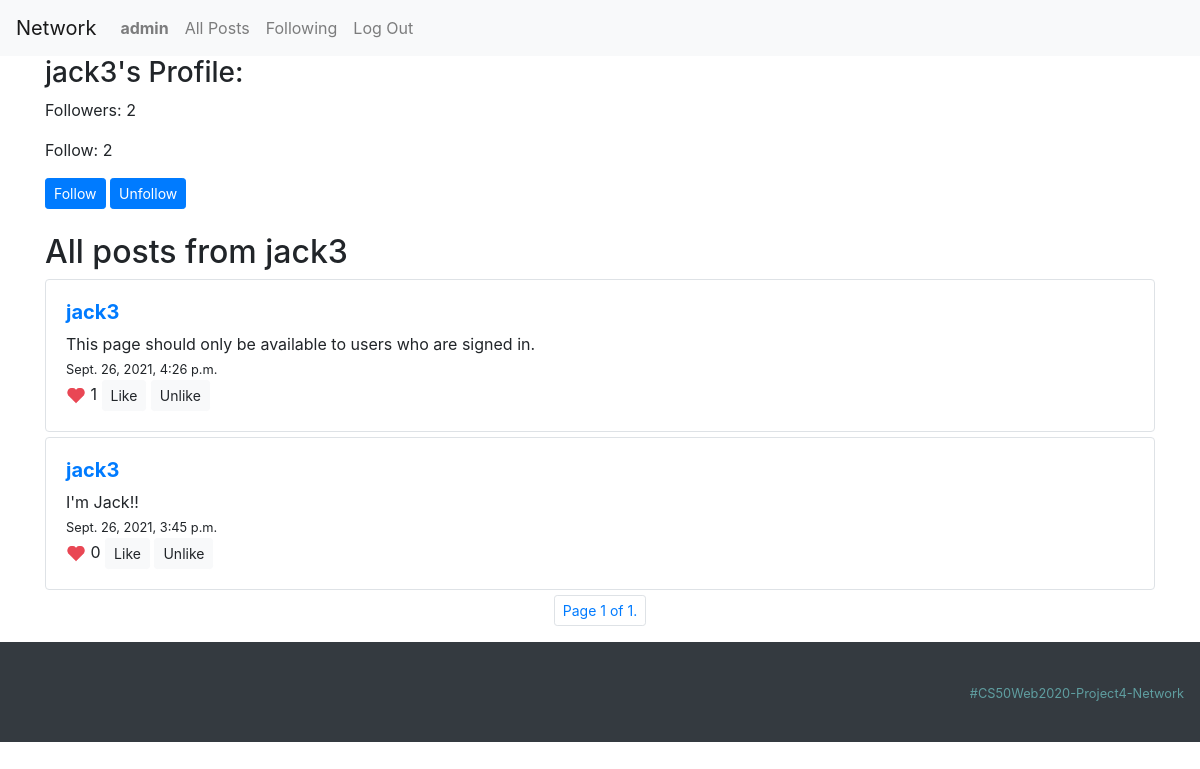
Before: /profile/jack3 (signed in) with the older database file.
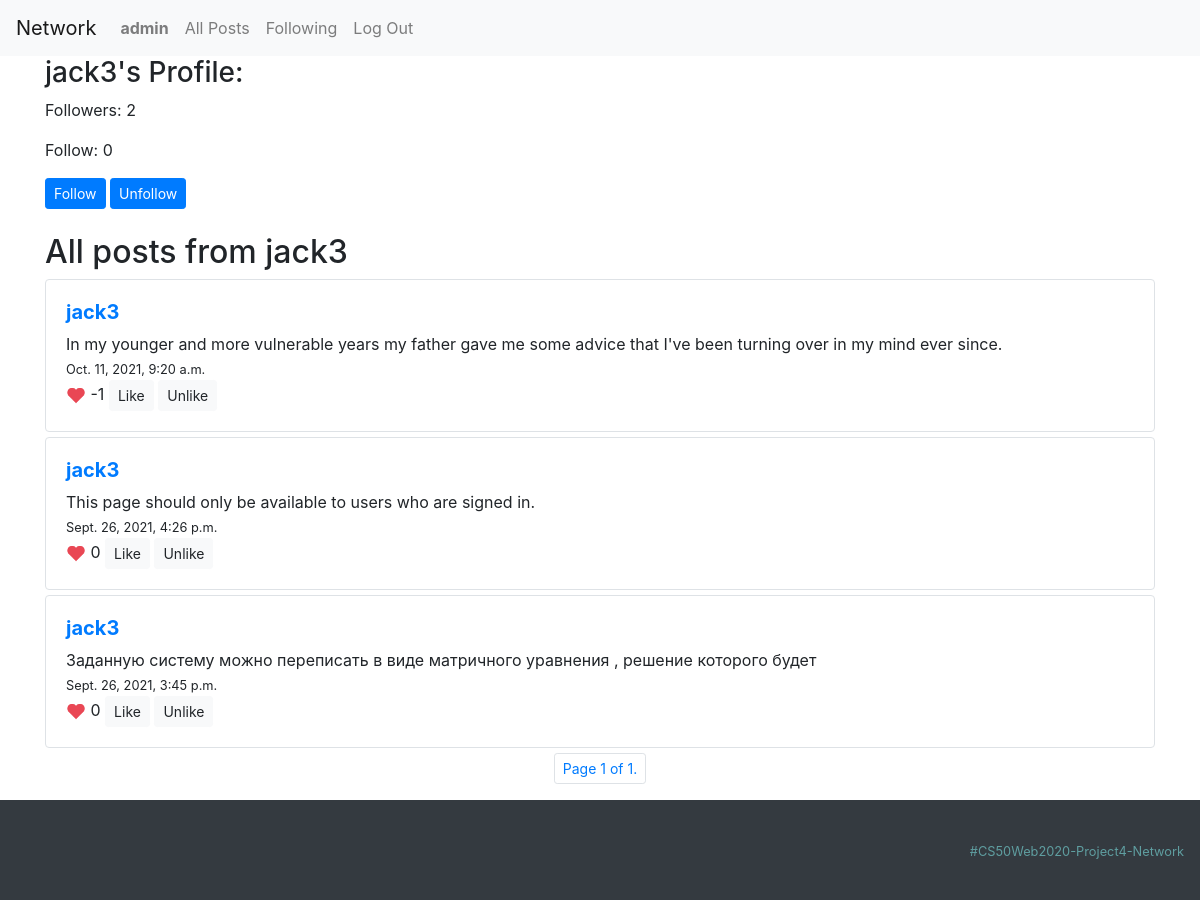
After: the same page with the newer database file.
### network/models.py (models this page shows, shortened)
class User(AbstractUser):
    followers = models.ManyToManyField("self", blank=True, symmetrical=False, related_name="follow")
    def __str__(self):
        return f"{self.username}"

class Post(models.Model):
    user = models.ForeignKey(User, on_delete=models.CASCADE)
    post = models.CharField(max_length=300)
    created = models.DateTimeField(auto_now_add=True, blank=True)
    likes = models.ManyToManyField(User, blank=True, related_name="likepost")
    unlikes = models.ManyToManyField(User, blank=True, related_name="unlikepost")
    def likes_counter(self):
        return self.likes.all().count() - self.unlikes.all().count()

### network/views.py (the view)
# urls.py: path("profile/<str:username>", views.user_profile, name="profile"),
@login_required(redirect_field_name='index')
def user_profile(request, username):
    user_info = User.objects.get(username = username)
    user_posts = Post.objects.filter(user_id = user_info.id).order_by("-created")
    paginator = Paginator(user_posts, 5) # Show 5 contacts per page.
    page_number = request.GET.get('page')
    posts = paginator.get_page(page_number)
    return render(request, "network/profile.html", {
        "curent_user_id": user_info.id,
        "username": username,
        "followers": user_info.followers.count(),
        "follow": user_info.follow.count(),
        "posts": posts,
        "header": "All posts from " + username
    })

### network/templates/network/profile.html
{% extends "network/layout.html" %}
{% block body %}
{% if user.is_authenticated %}
{% load static %}
    <h3>{{ username }}'s Profile: </h3>
    <p id="num_followers">Followers: {{ followers }}</p>
    <p id="num_follow">Follow: {{ follow }}</p>
    {% if user.username != username %}
      <button type="button" class="btn btn-primary btn-sm" onClick="follow({{curent_user_id}}, x='follow')">Follow</button>
      <button type="button" class="btn btn-primary btn-sm" onClick="follow({{curent_user_id}}, x='unfollow')">Unfollow</button>
      <br><br>
    {% endif %}
{% include 'network/posts.html' %}
{% endif %}
{% endblock %}

### network/templates/network/layout.html (shortened to what this page needs)
{% load static %}
<!DOCTYPE html>
<html lang="en">
    <head>
        <link rel="stylesheet" href="https://stackpath.bootstrapcdn.com/bootstrap/4.4.1/css/bootstrap.min.css">
        <link rel="stylesheet" href="{% static 'network/styles.css' %}">
    </head>
    <body>
        <nav class="navbar navbar-expand-lg navbar-light bg-light">
            <a class="navbar-brand" href="{% url 'index' %}">Network</a>
            <div>
              <ul class="navbar-nav mr-auto">
                {% if user.is_authenticated %}
                    <li class="nav-item">
                        <a class="nav-link" href="profile/{{ user.username }}"><strong>{{ user.username }}</strong></a>
                    </li>
                {% endif %}
                <li class="nav-item">
                  <a class="nav-link" href="{% url 'index' %}">All Posts</a>
                </li>
                {% if user.is_authenticated %}
                    <li class="nav-item">
                        <a class="nav-link" href="{% url 'following' %}">Following</a>
                    </li>
                    <li class="nav-item">
                        <a class="nav-link" href="{% url 'logout' %}">Log Out</a>
                    </li>
                {% endif %}
              </ul>
            </div>
          </nav>
        <div class="container">
            {% block body %}
            {% endblock %}
        </div>
        <nav class="navbar navbar-expand-lg navbar-light bg-dark">
            <div class="footer"><small style="color: cadetblue">#CS50Web2020-Project4-Network</small
            </div>
        </nav>
    </body>
</html>

### network/templates/network/posts.html (shortened to what this page needs)
{% load static %}
<div id="posts-view" class="">
  <h2>{{header}}</h2>
  {% for post in posts %}
    <div id="{{ post.id }}" class="border rounded">
      <a href="{% url 'profile' post.user %}">
      <h5><strong>{{ post.user }}</strong></h5></a>
      <div id="post{{ post.id }}-text">{{ post.post }}</div>
      <span><small>{{ post.created }}</small></span><br>
      <img src="{% static 'network/img/Instagram-Like-Icon-72x72.png' %}" width="20px">
      <span id="likes-counter-{{post.id}}">{{ post.likes_counter }}</span>
      <button id="like" class="btn btn-light btn-sm" onClick="vote(this, {{user.id}}, x='like')">Like</button>
      <button id="unlike" class="btn btn-light btn-sm" onClick="vote(this, {{user.id}}, x='unlike')">Unlike</button>
    </div>
  {% endfor %}
  {% include 'network/pagination.html' %}
  </div>

### network/templates/network/pagination.html (shortened to what this page needs)
{% block pagination %}
<nav>
  <ul class="pagination pagination-sm justify-content-center">
    <li class="page-item">
    <span class="page-link">
        Page {{ posts.number }} of {{ posts.paginator.num_pages }}.
    </span>
    </li>
  </ul>
</nav>
{% endblock %}

### network/static/network/styles.css (style rules this page uses)
.border { padding: 20px; margin-top: 5px; margin-bottom: 5px; }
.footer { padding: 30px 0; right: 0px; top: 50%; width: 100%; height: 100%; text-align: right; }

Changed rows visible on the page:
added Post: user "jack3", post "In my younger and more vulnerable years my father gave me some advice that I've been turning over in my mind ever since.", created "Oct. 11, 2021, 9:20 a.m.", likes_counter "-1"
computed for Post "This page should only be available to users who are signed in.": likes_counter "1" → "0"
changed Post: post "I'm Jack!!" → "Заданную систему можно переписать в виде матричного уравнения , решение которого будет"
Other visible differences:
{{ follow }}: "2" → "0"
